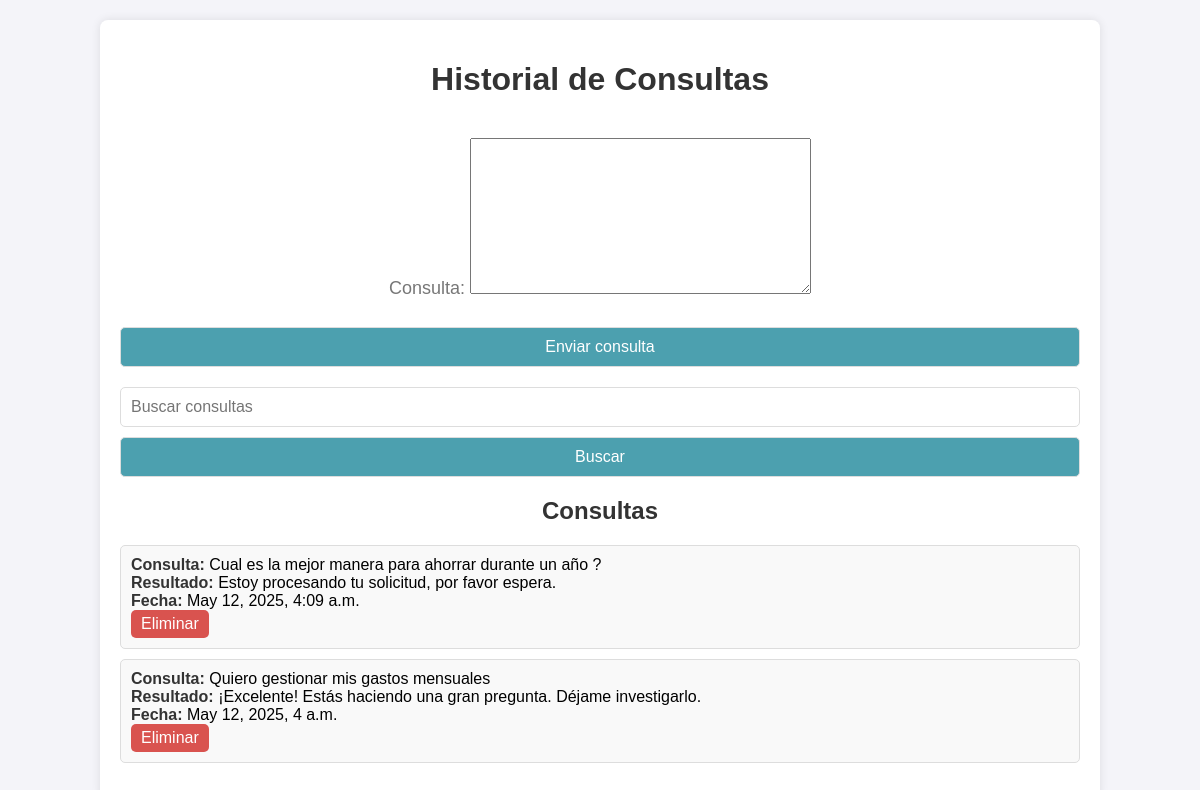
The page /accounts/historial/ (signed in) on the database as committed earlier.
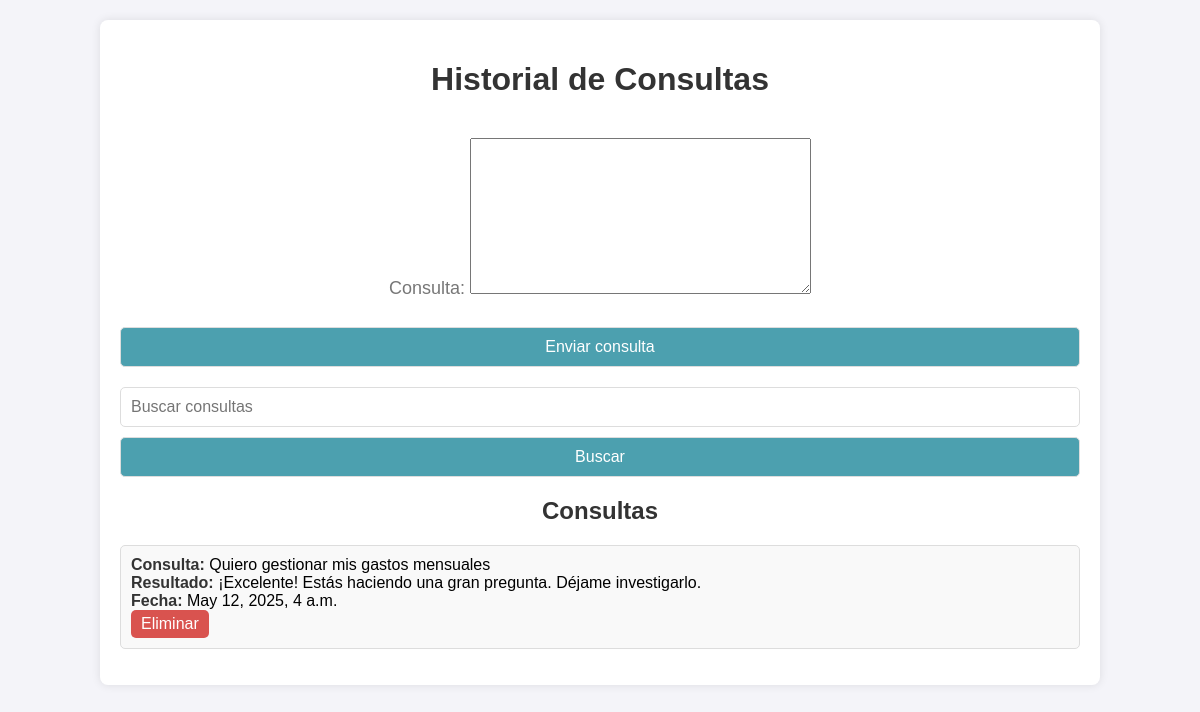
The same page on the database as committed later.
### accounts/models.py (models this page shows, shortened)
class Consulta(models.Model):
    usuario = models.ForeignKey(User, on_delete=models.CASCADE)
    consulta = models.TextField()
    resultado = models.TextField(null=True, blank=True)  # Aquí se guarda la respuesta automática
    fecha = models.DateTimeField(auto_now_add=True)

### accounts/views.py (the view, shortened to what this page needs)
# urls.py: path('historial/', views.historial_consultas, name='historial_consultas'),
@login_required
def historial_consultas(request):
    form = ConsultaForm()
    consultas = Consulta.objects.filter(usuario=request.user)
    query = request.GET.get('q')
    if query:
        consultas = consultas.filter(
            Q(consulta__icontains=query) | Q(resultado__icontains=query)
        )
    consultas = consultas.order_by('-fecha')
    return render(request, 'accounts/historial.html', {
        'form': form,
        'consultas': consultas,
        'query': query or '',
    })

### accounts/forms.py
class ConsultaForm(forms.ModelForm):
    class Meta:
        model = Consulta
        fields = ['consulta']  # Solo se necesita el campo consulta

### accounts/templates/accounts/historial.html (shortened to what this page needs)
<!DOCTYPE html>
<html lang="es">
<head>
</head>
<body>
    <div class="container">
        <h1>Historial de Consultas</h1>
        <form method="POST" action="{% url 'historial_consultas' %}">
            {{ form.as_p }}
            <button type="submit">Enviar consulta</button>
        </form>
        <form method="GET" action="{% url 'historial_consultas' %}">
            <input type="text" name="q" value="{{ query }}" placeholder="Buscar consultas">
            <button type="submit">Buscar</button>
        </form>
        <h2>Consultas</h2>
        {% if consultas %}
            <ul>
                {% for consulta in consultas %}
                    <li>
                        <strong>Consulta:</strong> {{ consulta.consulta }} <br>
                        <strong>Resultado:</strong> {{ consulta.resultado }} <br>
                        <strong>Fecha:</strong> {{ consulta.fecha }} <br>
                      <form method="POST" action="{% url 'eliminar_consulta' consulta.id %}" style="display:inline;">
    <button type="submit" onclick="return confirm('¿Estás seguro de eliminar esta consulta?');" style="background-color: #d9534f; color: white; border: none; padding: 5px 10px; border-radius: 5px;">
        Eliminar
    </button>
</form>
                    </li>
                {% endfor %}
            </ul>
        {% else %}
            <p>No hay consultas registradas.</p>
        {% endif %}
    </div>
</body>
</html>

### accounts/templates/accounts/historial.html (style rules this page uses)
body { font-family: Arial, sans-serif; margin: 0; padding: 0; background-color: #f4f4f9; }
.container { width: 80%; margin: 20px auto; background-color: #ffffff; padding: 20px; box-shadow: 0 0 10px rgba(0, 0, 0, 0.1); border-radius: 8px; }
h1, h2 { color: #333; text-align: center; }
form { margin-bottom: 20px; display: flex; flex-direction: column; gap: 10px; }
input[type="text"], button { padding: 10px; font-size: 16px; border: 1px solid #ddd; border-radius: 5px; }
button { background-color:rgb(76, 160, 175); color: white; cursor: pointer; }
ul { list-style: none; padding: 0; }
li { padding: 10px; margin-bottom: 10px; background-color: #f9f9f9; border: 1px solid #ddd; border-radius: 5px; }
li strong { color: #333; }
p { text-align: center; font-size: 18px; color: #777; }

Rows that differ between the two databases and show on the page:
removed Consulta: consulta "Cual es la mejor manera para ahorrar durante un año ?", resultado "Estoy procesando tu solicitud, por favor espera.", fecha "May 12, 2025, 4:09 a.m."
